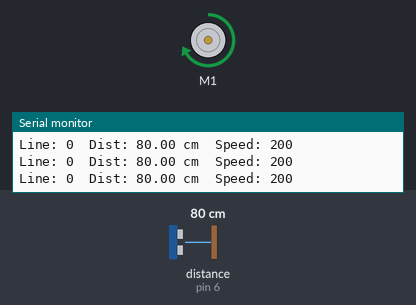
The sketch below on a simulated Arduino Uno, built with avr-gcc and run on an emulated ATmega328P. Parts: DC motor (green arrow = forward, orange = backward, longer = faster), the last lines printed to the serial monitor. The inputs (shaded band) are chosen by the test bench; at power-on: distance to the obstacle (sensor on pin 6) 80 cm.

Above: at 1.2 s.
1.3 s: distance to the obstacle (sensor on pin 6) set to 11 cm
4.3 s: distance to the obstacle (sensor on pin 6) set to 8 cm
At 5.4 s:
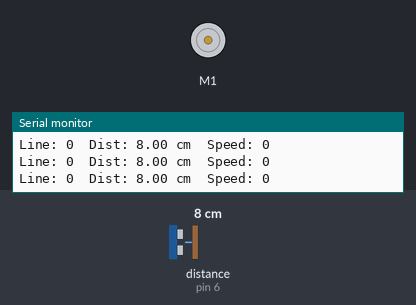
5.8 s: distance to the obstacle (sensor on pin 6) set to 120 cm
At 7.0 s:
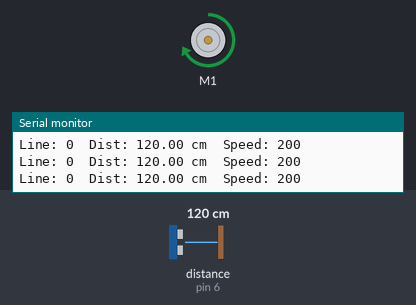
7.3 s: distance to the obstacle (sensor on pin 6) set to 2 cm
At 8.6 s:
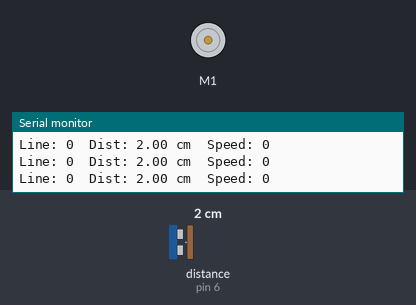
Timing chart, 0 to 10.3 s (numbered marks = the images above; inputs shaded):
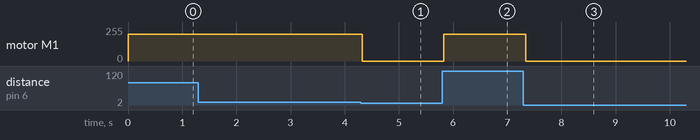

The sketch:

distance.ino
```cpp
#include <MeMegaPi.h> // don't use the uno, import this library and use hats on the megaPi

// port config
MeLineFollower      lineFinder(PORT_5);  // line follower on shield port 5
MeUltrasonicSensor  ultrasonic(PORT_6);  // distance sensor on shield port 6
MeMegaPiDCMotor     motor(PORT1B);       // motor on driver slot 1 (see note below)

const int FAST = 200;    // speed range is -255 to 255, + is clockwise
const int SLOW = 100;
const int STOP_DISTANCE_CM = 10;

void setup() { // runs once at the beggining
  Serial.begin(9600); // start communication channel to arduino at 9600 bits per sec
}

void loop() {
  int line = lineFinder.readSensors();
  double distance = ultrasonic.distanceCm();
  int speed = 0;

  if (distance < STOP_DISTANCE_CM) {
    speed = 0;                       // obstacle close: stop
  } else {
    switch (line) {
      case S1_IN_S2_IN:   speed = FAST;   break;  // both on black: full forward
      case S1_IN_S2_OUT:  speed = SLOW;   break;  // only sensor 1 on black: slow forward
      case S1_OUT_S2_IN:  speed = -SLOW;  break;  // only sensor 2 on black: slow reverse
      case S1_OUT_S2_OUT: speed = 0;      break;  // both on white: stop
    }
  }

  motor.run(speed);

  Serial.print("Line: ");     Serial.print(line);
  Serial.print("  Dist: ");   Serial.print(distance);
  Serial.print(" cm  Speed: "); Serial.println(speed);

  delay(50);
}
```

Measured:
- the behaviour switches between 10 and 9 cm on distance to the obstacle (sensor on pin 6) (found by bisection; images 0 and 1)
- after the input at 4.3 s, motor M1: forward 200/255 → stopped at once
- after the input at 5.8 s, motor M1: stopped → forward 200/255 at once
- after the input at 7.3 s, motor M1: forward 200/255 → stopped after 0.05 s
